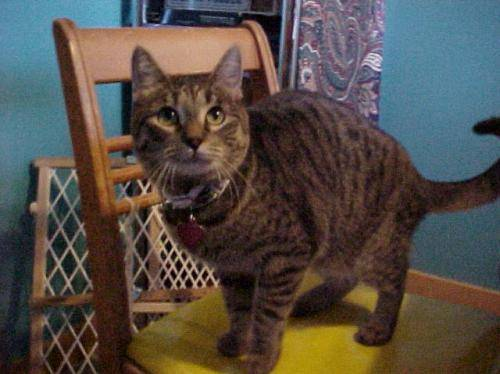
#> input picture Computer-Vision/ML-DL/KNN_N_SVM_Image_Classification_Machine_Learning/image/cats_00001.jpg, 500 x 374 px, found by its file name
$ python 23.py
#> lines starting #> are read from the running program, lines starting #| are printed output that depends on the picture; after the words box and inside, x2 and y2 are one past the last pixel; in counts of white or black regions, pixels touching at a corner belong together
import numpy as np
import cv2

img = cv2.imread('Computer-Vision/ML-DL/KNN_N_SVM_Image_Classification_Machine_Learning/image/cats_00001.jpg')
#> img is the input picture: shape (374, 500, 3); mean B, G, R 70.4, 76.6, 83.6
imgray = cv2.cvtColor(img, cv2.COLOR_BGR2GRAY)
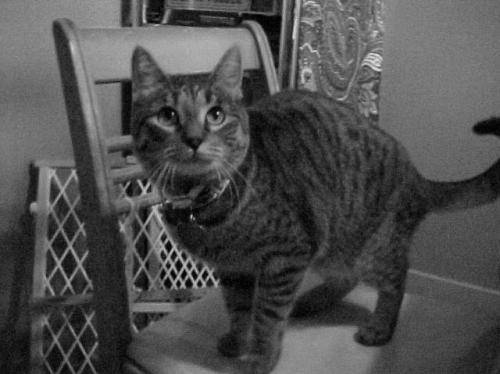
#> imgray: shape (374, 500); min 0, max 230, mean 78
ret, thresh = cv2.threshold(imgray, 100, 255, 0)
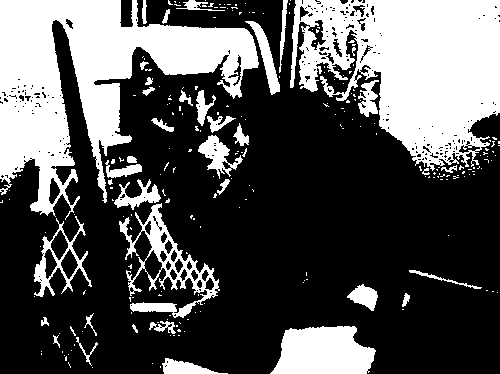
#> thresh: shape (374, 500); 33.3% white; 237 white regions (199 under 20 px)
contours, hierarchy = cv2.findContours(thresh, cv2.RETR_CCOMP, cv2.CHAIN_APPROX_NONE)
#> contours = 517 contours, 441 with area under 20; largest, box (x1, y1, x2, y2) and area: (0, 0, 259, 220) 23927, (290, 0, 500, 171) 23248, (270, 326, 376, 374) 3832, (119, 203, 220, 318) 3473, (34, 216, 92, 297) 1702
print("Number of contours = " + str(len(contours)))
#| Number of contours = 517
print(contours[0])
#| [[[ 92 367]]]

cv2.drawContours(img, contours, -1, (0, 255, 0), 2)
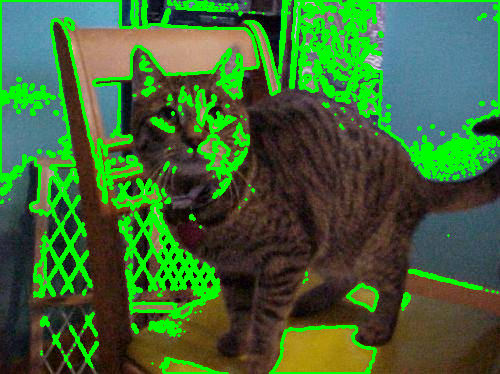
#> img: shape (374, 500, 3); 17.99% of pixels changed, all inside (x1, y1, x2, y2) = (0, 0, 500, 374)
cv2.drawContours(imgray, contours, -1, (0, 255, 0), 2)
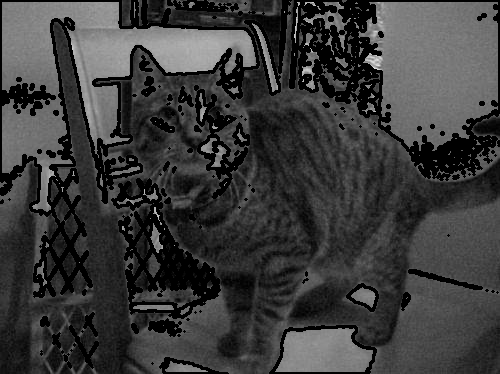
#> imgray: shape (374, 500); 17.99% of pixels changed, all inside (x1, y1, x2, y2) = (0, 0, 500, 374)

cv2.imshow('Image', img)
cv2.imshow('Image GRAY', imgray)
cv2.waitKey(0)
cv2.destroyAllWindows()

$ run again, with Computer-Vision/ML-DL/KNN_N_SVM_Image_Classification_Machine_Learning/image/cats_00002.jpg copied over Computer-Vision/ML-DL/KNN_N_SVM_Image_Classification_Machine_Learning/image/cats_00001.jpg
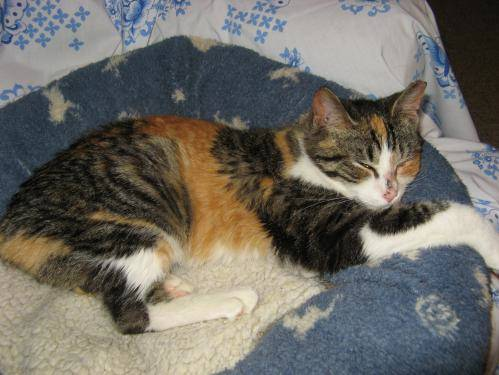
#> input picture Computer-Vision/ML-DL/KNN_N_SVM_Image_Classification_Machine_Learning/image/cats_00002.jpg, 499 x 375 px, found by its file name
#> img is the input picture: shape (375, 499, 3); mean B, G, R 100.4, 107.1, 109.9
#> `ret, thresh = cv2.threshold(imgray, 100, 255, 0)`:
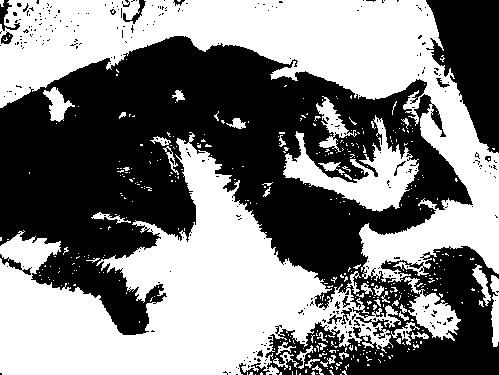
#> thresh: shape (375, 499); 49.8% white; 417 white regions (375 under 20 px)
#> contours = 813 contours, 758 with area under 20; largest, box (x1, y1, x2, y2) and area: (0, 0, 499, 283) 40738, (0, 132, 401, 375) 39882, (283, 115, 419, 212) 4177, (404, 277, 461, 341) 1387, (316, 96, 357, 152) 629
#| Number of contours = 813
#| [[[340 374]]
#|  [[341 374]]]
#> `cv2.drawContours(imgray, contours, -1, (0, 255, 0), 2)`:
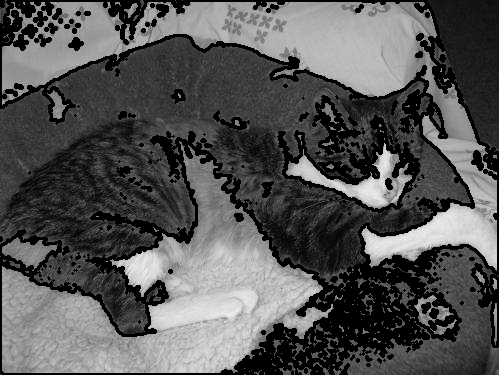
#> imgray: shape (375, 499); min 0, max 241, mean 84.9

$ run again, with Computer-Vision/ML-DL/KNN_N_SVM_Image_Classification_Machine_Learning/image/cats_00004.jpg copied over Computer-Vision/ML-DL/KNN_N_SVM_Image_Classification_Machine_Learning/image/cats_00001.jpg
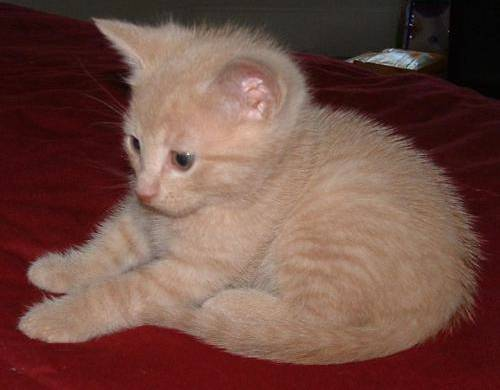
#> input picture Computer-Vision/ML-DL/KNN_N_SVM_Image_Classification_Machine_Learning/image/cats_00004.jpg, 500 x 390 px, found by its file name
#> img is the input picture: shape (390, 500, 3); mean B, G, R 67.4, 76.3, 112.8
#> `ret, thresh = cv2.threshold(imgray, 100, 255, 0)`:
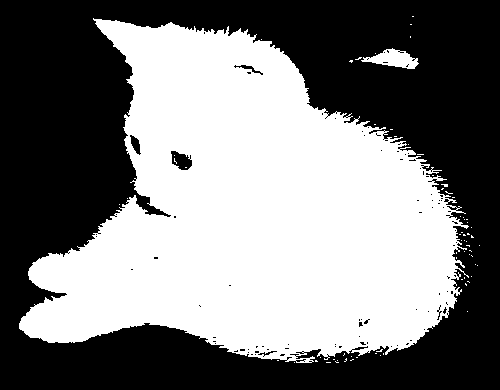
#> thresh: shape (390, 500); 48.7% white; 71 white regions (69 under 20 px)
#> contours = 209 contours, 197 with area under 20; largest, box (x1, y1, x2, y2) and area: (19, 18, 469, 363) 93847, (361, 48, 419, 69) 601, (170, 150, 193, 171) 302, (129, 134, 142, 156) 137, (233, 64, 264, 76) 103
#| Number of contours = 209
#| [[[326 362]]
#|  [[327 362]]
#|  [[328 362]]
#|  [[329 362]]
#|  [[330 362]]
#|  [[329 362]]
#> (further printed lines are left out)
#> img: shape (390, 500, 3); 6.11% of pixels changed, all inside (x1, y1, x2, y2) = (18, 15, 481, 364)
#> `cv2.drawContours(imgray, contours, -1, (0, 255, 0), 2)`:
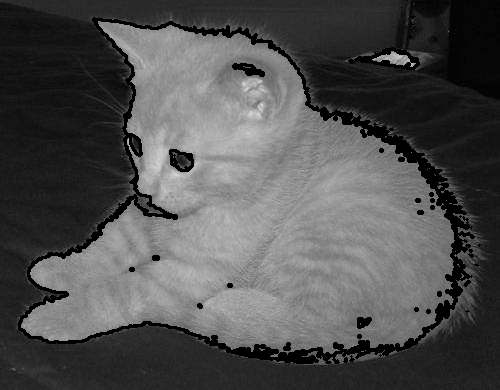
#> imgray: shape (390, 500); min 0, max 217, mean 79.8

$ run again, with Computer-Vision/ML-DL/KNN_N_SVM_Image_Classification_Machine_Learning/image/cats_00005.jpg copied over Computer-Vision/ML-DL/KNN_N_SVM_Image_Classification_Machine_Learning/image/cats_00001.jpg
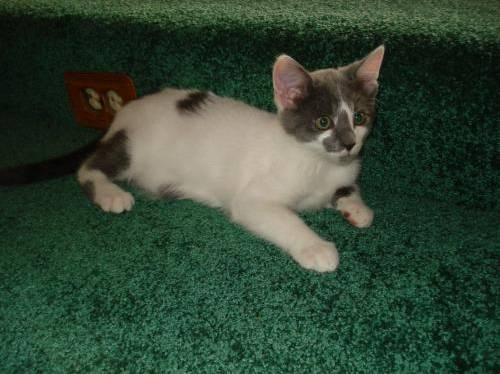
#> input picture Computer-Vision/ML-DL/KNN_N_SVM_Image_Classification_Machine_Learning/image/cats_00005.jpg, 500 x 374 px, found by its file name
#> img is the input picture: shape (374, 500, 3); mean B, G, R 52.5, 70.3, 50.7
#> `ret, thresh = cv2.threshold(imgray, 100, 255, 0)`:
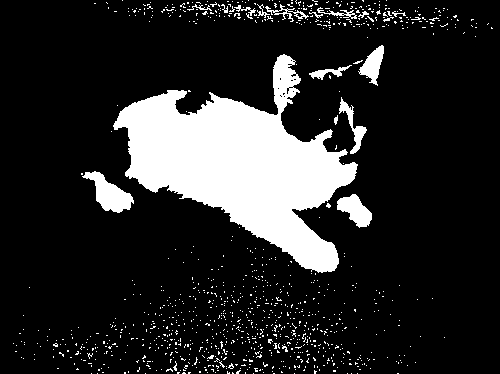
#> thresh: shape (374, 500); 15.9% white; 1024 white regions (1006 under 20 px)
#> contours = 1051 contours, 1039 with area under 20; largest, box (x1, y1, x2, y2) and area: (113, 54, 358, 273) 23273, (82, 171, 134, 213) 930, (337, 194, 372, 228) 618, (358, 45, 384, 86) 458, (339, 97, 367, 154) 341
#| Number of contours = 1051
#| [[[397 373]]
#|  [[398 373]]]
#> img: shape (374, 500, 3); 9.14% of pixels changed, all inside (x1, y1, x2, y2) = (12, 0, 494, 374)
#> `cv2.drawContours(imgray, contours, -1, (0, 255, 0), 2)`:
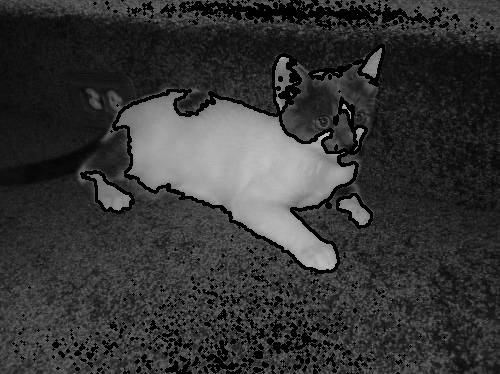
#> imgray: shape (374, 500); min 0, max 207, mean 53.6
